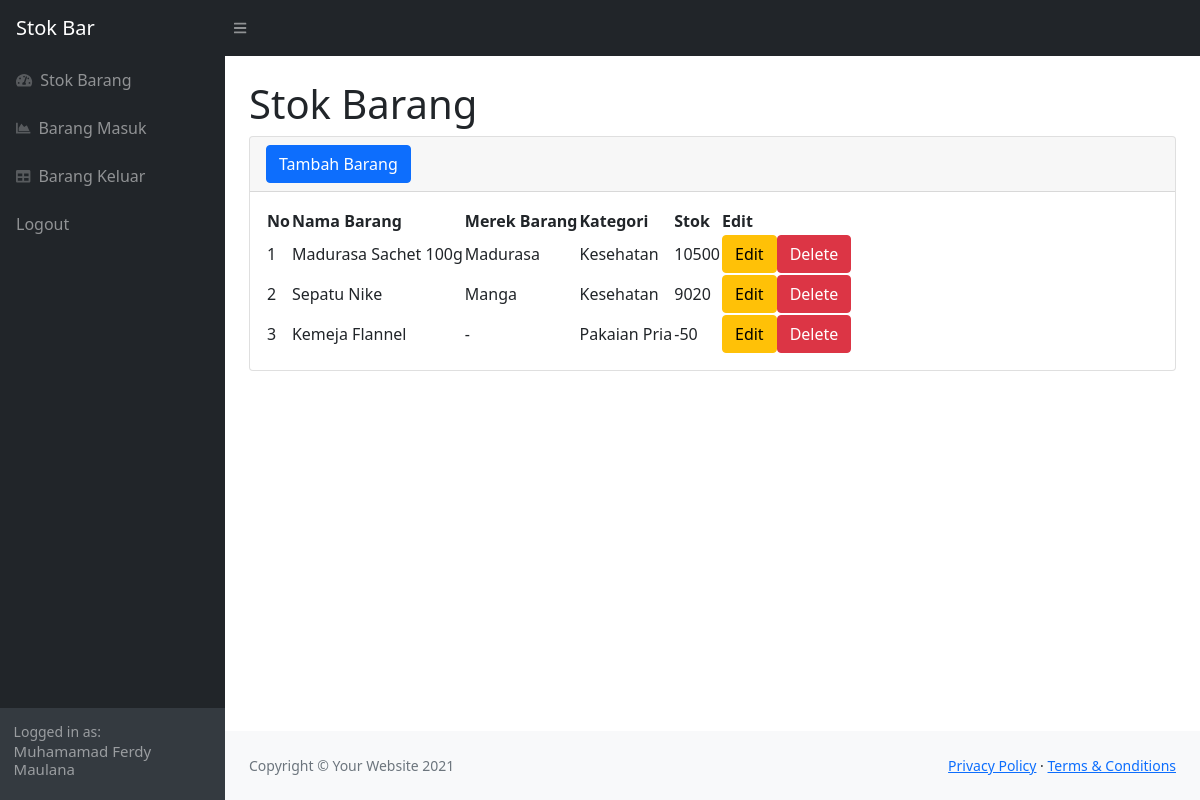
Page /index2.php (signed in) on the committed database.
### tables this page shows
CREATE TABLE `stok` (
  `idbarang` int(11) NOT NULL,
  `nama_barang` varchar(255) NOT NULL,
  `deskripsi` varchar(30) NOT NULL,
  `stock` int(11) NOT NULL,
  `merek_barang` varchar(255) NOT NULL
);

### index2.php (the view, shortened to what this page needs)
<?php
require 'function.php';
$id = $_SESSION["iduser"];
?>
<!DOCTYPE html>
<html lang="en">
<head>
    <link href="https://cdn.jsdelivr.net/npm/simple-datatables@latest/dist/style.css" rel="stylesheet" />
    <link href="css/styles.css" rel="stylesheet" />
</head>
<body class="sb-nav-fixed">
    <nav class="sb-topnav navbar navbar-expand navbar-dark bg-dark">
        <a class="navbar-brand ps-3" href="index.php">Stok Bar </a>
        <button class="btn btn-link btn-sm order-1 order-lg-0 me-4 me-lg-0" id="sidebarToggle" href="#!"><i class="fas fa-bars"></i></button>
    </nav>
    <div id="layoutSidenav">
        <div id="layoutSidenav_nav">
            <nav class="sb-sidenav accordion sb-sidenav-dark" id="sidenavAccordion">
                <div class="sb-sidenav-menu">
                    <div class="nav">
                        <a class="nav-link" href="index.php">
                            <div class="sb-nav-link-icon"><i class="fas fa-tachometer-alt"></i></div>
                            Stok Barang
                        </a>
                        <a class="nav-link" href="masuk.php">
                            <div class="sb-nav-link-icon"><i class="fas fa-chart-area"></i></div>
                            Barang Masuk
                        </a>
                        <a class="nav-link" href="keluar.php">
                            <div class="sb-nav-link-icon"><i class="fas fa-table"></i></div>
                            Barang Keluar
                        </a>
                        <a class="nav-link" href="logout.php">
                            Logout
                        </a>
                    </div>
                </div>
                <div class="sb-sidenav-footer">
                    <div class="small">Logged in as:</div>
                    <?php
                    $ambilnamauser = mysqli_query($conn, "SELECT * FROM login WHERE iduser = $id");
                    while ($data = mysqli_fetch_array($ambilnamauser)) {
                        $nama_user = $data['nama_user'];
                    }
                    ?>
                    <h6 style="font-size: 15px"><?= $nama_user; ?></h6>
                </div>
            </nav>
        </div>
        <div id="layoutSidenav_content">
            <main>
                <div class="container-fluid px-4">
                    <h1 class="mt-4">Stok Barang</h1>
                    <div class="card mb-4">
                        <div class="card-header">
                            <button type="button" class="btn btn-primary" data-bs-toggle="modal" data-bs-target="#staticBackdrop">
                                Tambah Barang
                            </button>
                        </div>
                        <div class="card-body">
                            <table id="datatablesSimple">
                                <thead>
                                    <tr>
                                        <th>No</th>
                                        <th>Nama Barang</th>
                                        <th>Merek Barang</th>
                                        <th>Kategori</th>
                                        <th>Stok</th>
                                        <th>Edit</th>
                                    </tr>
                                </thead>
                                <tbody>
                                    <?php
                                    $ambilsemuadatastok = mysqli_query($conn, "SELECT * FROM stok");
                                    $i = 1;
                                    while ($data = mysqli_fetch_array($ambilsemuadatastok)) {
                                        $nama_barang = $data['nama_barang'];
                                        $deskripsi = $data['deskripsi'];
                                        $merek_barang = $data['merek_barang'];
                                        $stock = $data['stock'];
                                        $idb = $data['idbarang'];
                                        echo '<tr>';
                                        echo '<td>' . $i++ . '</td>';
                                        echo '<td>' . $nama_barang . '</td>';
                                        echo '<td>' . $merek_barang . '</td>';
                                        echo '<td>' . $deskripsi . '</td>';
                                        echo '<td>' . $stock . '</td>';
                                        echo '<td>';
                                        echo '<button type="button" class="btn btn-warning" data-bs-toggle="modal" data-bs-target="#edit' . $idb . '">
                                                    Edit';
                                        echo '</button>';
                                        echo '<button type="button" class="btn btn-danger" data-bs-toggle="modal" data-bs-target="#delete' . $idb . '">
                                                    Delete';
                                        echo '</button>';
                                        echo '</td>';
                                        echo '</tr>';
                                    };
                                    ?>
                                </tbody>
                            </table>
                        </div>
                    </div>
                </div>
            </main>
            <footer class="py-4 bg-light mt-auto">
                <div class="container-fluid px-4">
                    <div class="d-flex align-items-center justify-content-between small">
                        <div class="text-muted">Copyright &copy; Your Website 2021</div>
                        <div>
                            <a href="#">Privacy Policy</a>
                            &middot;
                            <a href="#">Terms &amp; Conditions</a>
                        </div>
                    </div>
                </div>
            </footer>
        </div>
    </div>
</body>
<button type="button" class="btn btn-primary" data-bs-toggle="modal" data-bs-target="#staticBackdrop">
</button>
</html>

### rows in the picture
stok: nama_barang "Madurasa Sachet 100g", merek_barang "Madurasa", deskripsi "Kesehatan", stock "10500"
stok: nama_barang "Sepatu Nike", merek_barang "Manga", deskripsi "Kesehatan", stock "9020"
stok: nama_barang "Kemeja Flannel", merek_barang "-", deskripsi "Pakaian Pria", stock "-50"

### other values in the picture
$nama_user "Muhamamad Ferdy Maulana"
